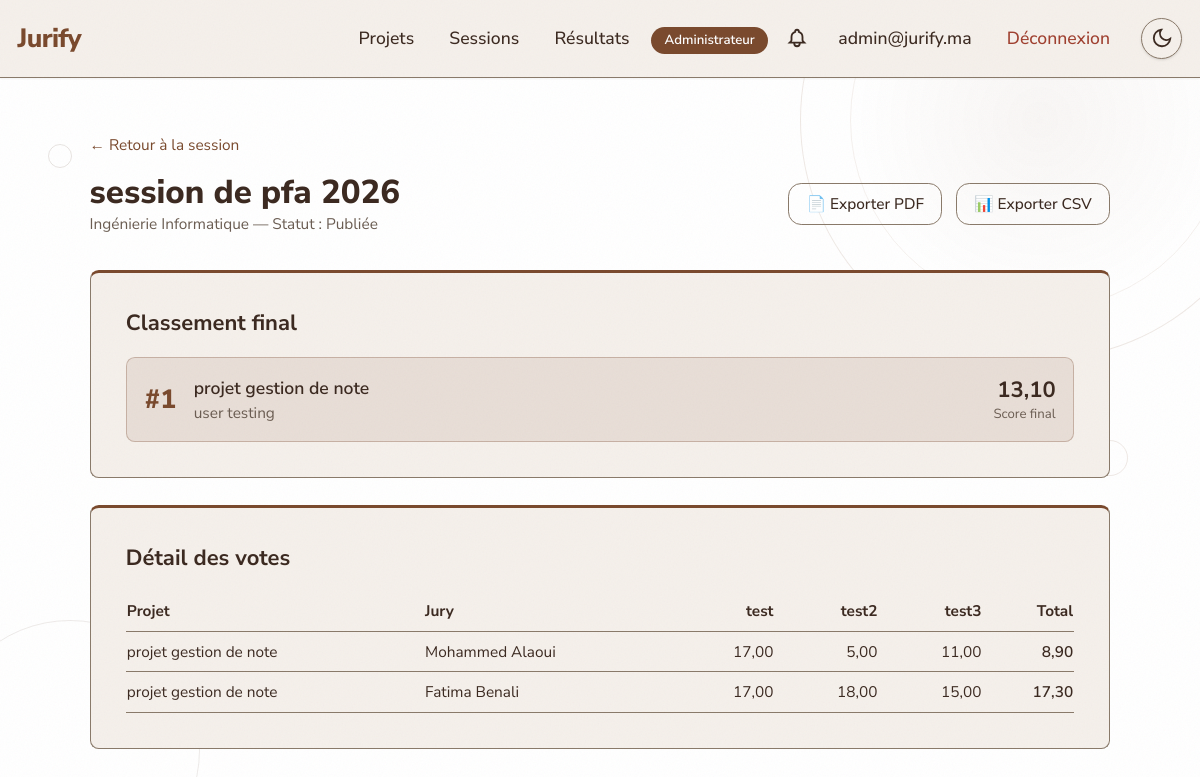
/sessions/2/results/ (signed in), run on the app's committed database.
### website/models.py (models this page shows, shortened)
class CustomUser(AbstractUser):
    class Role(models.TextChoices):
        ADMIN = 'ADMIN', 'Administrateur'
        JURY = 'JURY', 'Membre du Jury'
        PRESIDENT_JURY = 'PRESIDENT_JURY', 'Président du Jury'
        STUDENT = 'STUDENT', 'Étudiant'
        GUEST = 'GUEST', 'Invité'
    role = models.CharField(max_length=20, choices=Role.choices, default=Role.STUDENT)
    email = models.EmailField(unique=True)
    failed_login_attempts = models.IntegerField(default=0)
    locked_until = models.DateTimeField(null=True, blank=True)
    USERNAME_FIELD = 'email'
    REQUIRED_FIELDS = ['username']
    class Meta:
        verbose_name = 'Utilisateur'
        verbose_name_plural = 'Utilisateurs'

class SessionVote(models.Model):
    class Status(models.TextChoices):
        PLANNED = 'PLANNED', 'Planifiée'
        OPEN = 'OPEN', 'Ouverte'
        CLOSED = 'CLOSED', 'Fermée'
        PUBLISHED = 'PUBLISHED', 'Publiée'
    nom = models.CharField('Nom', max_length=200)
    date_debut = models.DateTimeField('Date de début')
    date_fin = models.DateTimeField('Date de fin')
    filiere = models.CharField('Filière', max_length=5, choices=Projet.Filiere.choices)
    status = models.CharField('Statut', max_length=20, choices=Status.choices, default=Status.PLANNED)
    created_by = models.ForeignKey(
        CustomUser, on_delete=models.CASCADE, related_name='sessions_created',
        verbose_name='Créée par'
    )
    projets = models.ManyToManyField(
        Projet, related_name='sessions', blank=True, verbose_name='Projets'
    )
    jury = models.ManyToManyField(
        CustomUser, related_name='sessions_jury', blank=True, verbose_name='Membres du jury'
    )
    created_at = models.DateTimeField('Créée le', auto_now_add=True)
    updated_at = models.DateTimeField('Modifiée le', auto_now=True)
    closed_at = models.DateTimeField('Fermée le', null=True, blank=True)
    published_at = models.DateTimeField('Publiée le', null=True, blank=True)
    closed_by = models.ForeignKey(
        CustomUser, on_delete=models.SET_NULL, null=True, blank=True,
        related_name='sessions_closed', verbose_name='Fermée par'
    )
    published_by = models.ForeignKey(
        CustomUser, on_delete=models.SET_NULL, null=True, blank=True,
        related_name='sessions_published', verbose_name='Publiée par'
    )
    class Meta:
        verbose_name = 'Session de vote'
        verbose_name_plural = 'Sessions de vote'
        ordering = ['-date_debut']

class Resultat(models.Model):
    projet = models.ForeignKey(
        Projet, on_delete=models.CASCADE, related_name='resultats',
        verbose_name='Projet'
    )
    session = models.ForeignKey(
        SessionVote, on_delete=models.CASCADE, related_name='resultats',
        verbose_name='Session'
    )
    score_final = models.DecimalField('Score final', max_digits=7, decimal_places=2)
    rang = models.IntegerField('Rang')
    created_at = models.DateTimeField('Créé le', auto_now_add=True)
    class Meta:
        verbose_name = 'Résultat'
        verbose_name_plural = 'Résultats'
        ordering = ['rang']

class Projet(models.Model):
    class Status(models.TextChoices):
        DRAFT = 'DRAFT', 'Brouillon'
        SUBMITTED = 'SUBMITTED', 'Soumis'
        VALIDATED = 'VALIDATED', 'Validé'
        REJECTED = 'REJECTED', 'Rejeté'
    class Filiere(models.TextChoices):
        IR = 'IR', 'Ingénierie Informatique'
        IIR = 'IIR', 'Ingénierie Informatique et Réseaux'
        GSE = 'GSE', 'Génie des Systèmes Embarqués'
        BI = 'BI', 'Business Intelligence'
    title = models.CharField('Titre', max_length=200)
    description = models.TextField('Description')
    filiere = models.CharField('Filière', max_length=5, choices=Filiere.choices)
    status = models.CharField('Statut', max_length=20, choices=Status.choices, default=Status.DRAFT)
    student = models.ForeignKey(CustomUser, on_delete=models.CASCADE, related_name='projets', verbose_name='Étudiant')
    team_members = models.JSONField('Membres de l\'équipe', default=list, blank=True)
    document = models.FileField('Document', upload_to='projets/', blank=True, null=True)
    created_at = models.DateTimeField('Créé le', auto_now_add=True)
    updated_at = models.DateTimeField('Mis à jour le', auto_now=True)
    submitted_at = models.DateTimeField('Soumis le', null=True, blank=True)
    validated_at = models.DateTimeField('Validé le', null=True, blank=True)
    validated_by = models.ForeignKey(
        CustomUser, on_delete=models.SET_NULL, null=True, blank=True,
        related_name='validations', verbose_name='Validé par'
    )
    rejection_reason = models.TextField('Motif du rejet', blank=True)
    class Meta:
        verbose_name = 'Projet'
        verbose_name_plural = 'Projets'
        ordering = ['-created_at']

class Critere(models.Model):
    nom = models.CharField('Nom', max_length=100)
    poids = models.DecimalField('Poids (%)', max_digits=5, decimal_places=2,
                                help_text='Poids en pourcentage')
    note_max = models.DecimalField('Note maximale', max_digits=5, decimal_places=2, default=20)
    session = models.ForeignKey(
        SessionVote, on_delete=models.CASCADE, related_name='criteres',
        verbose_name='Session'
    )
    class Meta:
        verbose_name = 'Critère'
        verbose_name_plural = 'Critères'
        ordering = ['nom']

class Vote(models.Model):
    jury = models.ForeignKey(
        CustomUser, on_delete=models.CASCADE, related_name='votes',
        verbose_name='Jury'
    )
    projet = models.ForeignKey(
        Projet, on_delete=models.CASCADE, related_name='votes',
        verbose_name='Projet'
    )
    session = models.ForeignKey(
        SessionVote, on_delete=models.CASCADE, related_name='votes',
        verbose_name='Session'
    )
    score_total = models.DecimalField('Score total', max_digits=7, decimal_places=2, default=0)
    commentaire = models.TextField('Commentaire', blank=True)
    ip_address = models.GenericIPAddressField('Adresse IP')
    date_vote = models.DateTimeField('Date du vote', auto_now_add=True)
    modified_at = models.DateTimeField('Modifié le', auto_now=True)
    class Meta:
        verbose_name = 'Vote'
        verbose_name_plural = 'Votes'
        constraints = [
            models.UniqueConstraint(
                fields=['jury', 'projet', 'session'],
                name='unique_vote_per_jury_project_session'
            )
        ]

class NoteParCritere(models.Model):
    vote = models.ForeignKey(
        Vote, on_delete=models.CASCADE, related_name='notes',
        verbose_name='Vote'
    )
    critere = models.ForeignKey(
        Critere, on_delete=models.CASCADE, related_name='notes',
        verbose_name='Critère'
    )
    note = models.DecimalField('Note', max_digits=5, decimal_places=2)
    class Meta:
        verbose_name = 'Note par critère'
        verbose_name_plural = 'Notes par critère'
        constraints = [
            models.UniqueConstraint(
                fields=['vote', 'critere'],
                name='unique_note_per_vote_critere'
            )
        ]

### website/views.py (the view)
# urls.py: path('sessions/<int:pk>/results/', views.session_results_view, name='session_results'),
@role_required('ADMIN', 'JURY', 'PRESIDENT_JURY', 'STUDENT')
def session_results_view(request, pk):
    session = get_object_or_404(SessionVote, pk=pk)
    resultats = session.resultats.select_related('projet', 'projet__student').all()
    if request.user.role == 'STUDENT' and session.status != SessionVote.Status.PUBLISHED:
        messages.error(request, 'Les résultats ne sont pas encore publiés.')
        return redirect('home')
    if request.user.role == 'JURY' and request.user not in session.jury.all() and session.status != SessionVote.Status.PUBLISHED:
        messages.error(request, 'Accès refusé.')
        return redirect('home')
    if request.user.role == 'STUDENT':
        mon_resultat = resultats.filter(projet__student=request.user).first()
    else:
        mon_resultat = None
    votes_details = None
    if request.user.role in ('ADMIN', 'PRESIDENT_JURY', 'JURY'):
        votes_details = Vote.objects.filter(session=session).select_related(
            'jury', 'projet'
        ).prefetch_related('notes__critere')
    return render(request, 'session_results.html', {
        'session': session,
        'resultats': resultats,
        'mon_resultat': mon_resultat,
        'votes_details': votes_details,
        'title': f'Résultats — {session.nom}',
    })

### website/templates/session_results.html (shortened to what this page needs)
{% extends 'base.html' %}
{% load static %}
{% block content %}
<div class="max-w-5xl mx-auto p-6 md:p-12">
    <a href="{% url 'session_detail' pk=session.pk %}" class="text-[var(--color-accent)] hover:underline text-sm mb-4 inline-block">
        ← Retour à la session
    </a>
    <div class="flex flex-col md:flex-row md:items-center md:justify-between gap-4 mb-8">
        <div>
            <h1 class="text-3xl font-extrabold">{{ session.nom }}</h1>
            <p class="text-sm text-[var(--color-muted)]">
                {{ session.get_filiere_display }} — Statut : {{ session.get_status_display }}
            </p>
        </div>
        <div class="flex gap-3 flex-wrap">
            {% if user.role == 'PRESIDENT_JURY' or user.role == 'ADMIN' %}
                <a href="{% url 'report_pdf' pk=session.pk %}"
                   class="px-4 py-2 border border-[var(--color-border)] rounded-xl font-medium hover:bg-[var(--color-secondary)] transition-colors text-sm btn-pop">
                    📄 Exporter PDF
                </a>
                <a href="{% url 'report_csv' pk=session.pk %}"
                   class="px-4 py-2 border border-[var(--color-border)] rounded-xl font-medium hover:bg-[var(--color-secondary)] transition-colors text-sm btn-pop">
                    📊 Exporter CSV
                </a>
            {% endif %}
        </div>
    </div>
    {% if resultats %}
        <div class="rounded-box card-accent">
            <h2 class="text-xl font-bold mb-4">Classement final</h2>
            <div class="space-y-2">
                {% for resultat in resultats %}
                    <div class="flex items-center justify-between p-4 border border-[var(--color-border)] rounded-lg {% if forloop.counter == 1 %}bg-yellow-50 border-yellow-300{% endif %}">
                        <div class="flex items-center gap-4">
                            <div class="text-2xl font-extrabold {% if forloop.counter == 1 %}text-yellow-600{% elif forloop.counter == 2 %}text-gray-500{% elif forloop.counter == 3 %}text-orange-600{% endif %}">
                                #{{ resultat.rang }}
                            </div>
                            <div>
                                <p class="font-semibold">{{ resultat.projet.title }}</p>
                                <p class="text-sm text-[var(--color-muted)]">
                                    {{ resultat.projet.student.get_full_name|default:resultat.projet.student.email }}
                                </p>
                            </div>
                        </div>
                        <div class="text-right">
                            <div class="text-xl font-bold">{{ resultat.score_final }}</div>
                            <div class="text-xs text-[var(--color-muted)]">Score final</div>
                        </div>
                    </div>
                {% endfor %}
            </div>
        </div>
        {% if votes_details and user.role != 'STUDENT' %}
            <div class="rounded-box card-accent mt-6">
                <h2 class="text-xl font-bold mb-4">Détail des votes</h2>
                <div class="overflow-x-auto">
                    <table class="w-full text-sm">
                        <thead>
                            <tr class="border-b border-[var(--color-border)]">
                                <th class="text-left py-2 pr-4">Projet</th>
                                <th class="text-left py-2 pr-4">Jury</th>
                                {% for critere in session.criteres.all %}
                                    <th class="text-right py-2 pr-4">{{ critere.nom }}</th>
                                {% endfor %}
                                <th class="text-right py-2">Total</th>
                            </tr>
                        </thead>
                        <tbody>
                            {% for vote in votes_details %}
                                <tr class="border-b border-[var(--color-border)]">
                                    <td class="py-2 pr-4">{{ vote.projet.title }}</td>
                                    <td class="py-2 pr-4">{{ vote.jury.get_full_name|default:vote.jury.email }}</td>
                                    {% for critere in session.criteres.all %}
                                        <td class="text-right py-2 pr-4">
                                            {% for note in vote.notes.all %}
                                                {% if note.critere_id == critere.pk %}{{ note.note }}{% endif %}
                                            {% endfor %}
                                        </td>
                                    {% endfor %}
                                    <td class="text-right py-2 font-semibold">{{ vote.score_total }}</td>
                                </tr>
                            {% endfor %}
                        </tbody>
                    </table>
                </div>
            </div>
        {% endif %}
    {% else %}
        <div class="rounded-box card-accent text-center py-12">
            <p class="text-lg text-[var(--color-muted)]">Aucun résultat disponible pour cette session.</p>
        </div>
    {% endif %}
</div>
{% endblock %}

### website/templates/navbar.html (shortened to what this page needs)
{% load static %}
<nav class="bg-[var(--color-secondary)] p-4 border-b border-[var(--color-border)] flex items-center justify-between shadow-sm">
    <a href="{% url 'home' %}" class="text-2xl font-extrabold tracking-tight text-[var(--color-primary)]">
        Jurify
    </a>
    <ul class="flex items-center space-x-2">
        {% if user.is_authenticated %}
            {% if user.role == 'STUDENT' or user.role == 'ADMIN' %}
                <li>
                    <a href="{% url 'project_list' %}" class="px-3 py-2 hover:bg-[var(--color-border)] rounded-lg transition-colors font-medium">
                        Projets
                    </a>
                </li>
            {% endif %}
            {% if user.role == 'ADMIN' %}
                <li>
                    <a href="{% url 'session_list' %}" class="px-3 py-2 hover:bg-[var(--color-border)] rounded-lg transition-colors font-medium">
                        Sessions
                    </a>
                </li>
            {% endif %}
            <li>
                <a href="{% url 'results_public' %}" class="px-3 py-2 hover:bg-[var(--color-border)] rounded-lg transition-colors font-medium">
                    Résultats
                </a>
            </li>
            <li>
                <span class="px-3 py-1 text-xs font-semibold rounded-full bg-[var(--color-primary)] text-[var(--color-on-primary)]">
                    {{ user.get_role_display }}
                </span>
            </li>
            <li class="relative">
                <a href="{% url 'notifications' %}" class="p-2 hover:bg-[var(--color-border)] rounded-lg transition-colors inline-flex items-center">
                </a>
            </li>
            <li>
                <a href="{% url 'profile' %}" class="px-3 py-2 hover:bg-[var(--color-border)] rounded-lg transition-colors font-medium">
                    {{ user.get_full_name|default:user.email }}
                </a>
            </li>
            <li>
                <a href="{% url 'logout' %}" class="px-3 py-2 text-[var(--color-destructive)] hover:bg-red-50 rounded-lg transition-colors font-medium">
                    Déconnexion
                </a>
            </li>
        {% endif %}
        <li>
            <button onclick="toggleTheme()" id="theme-toggle" class="p-2 bg-[var(--color-secondary)] rounded-full shadow border border-[var(--color-border)] text-[var(--color-foreground)] ml-2">
                <span id="theme-icon-moon">
                    <svg xmlns="http://www.w3.org/2000/svg" class="w-5 h-5" fill="none" viewBox="0 0 24 24" stroke="currentColor" stroke-width="2">
                        <path d="M21 12.79A9 9 0 1 1 11.21 3 7 7 0 0 0 21 12.79z"></path>
                    </svg>
                </span>
            </button>
        </li>
    </ul>
</nav>

### data on the page
CustomUser: role "Administrateur", get_full_name "admin@jurify.ma"
SessionVote: nom "session de pfa 2026", filiere "Ingénierie Informatique", status "Publiée"
Resultat: rang "1", projet "projet gestion de note", projet.student.get_full_name "user testing", score_final "13,10"
Critere: nom "test"
Critere: nom "test2"
Critere: nom "test3"
Vote: projet "projet gestion de note", jury.get_full_name "Mohammed Alaoui", score_total "8,90"
NoteParCritere: note "17,00"
NoteParCritere: note "5,00"
NoteParCritere: note "11,00"
Vote: projet "projet gestion de note", jury.get_full_name "Fatima Benali", score_total "17,30"
NoteParCritere: note "17,00"
NoteParCritere: note "18,00"
NoteParCritere: note "15,00"
